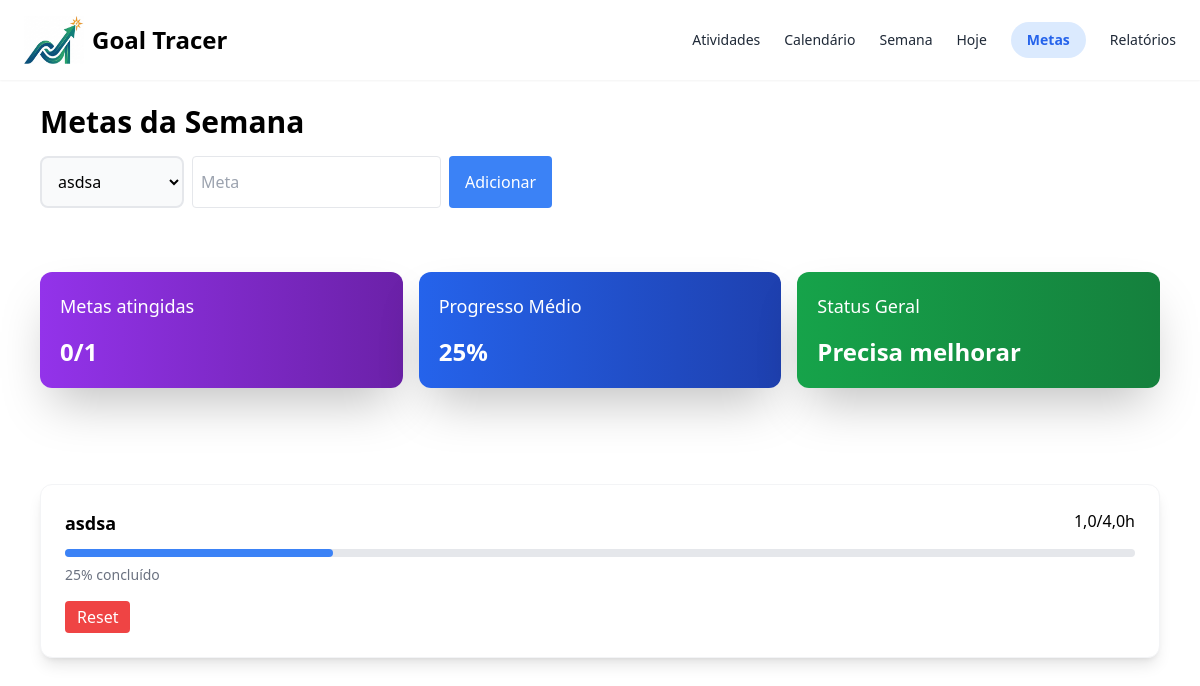
The page /metas/ on the database its author committed.
### home/models.py (models this page shows, shortened)
class Meta(models.Model):
    semana = models.BigIntegerField(default=1)
    meta_horas = models.FloatField(default=0.0)
    atividade = models.ForeignKey(Atividade, on_delete=models.CASCADE, related_name="vinculos_metas")

class Atividade(models.Model):
    nome = models.CharField(max_length=200, unique=True) # unique=True evita nomes duplicados

### home/views.py (the view, shortened to what this page needs)
# urls.py: path('metas/', views.metas, name='metas'),
def metas(request):
    atividades = Atividade.objects.all()
    metas = Meta.objects.all()
    for meta in metas:
        meta.horas_semana = AtividadeDoDia.objects.filter(atividade_id=meta.atividade_id).aggregate(total_horas=Sum('horas_feitas'))
        meta.horas_semana = meta.horas_semana['total_horas'] or 0.0
        meta.percentual = 0 if meta.meta_horas == 0 else min(
            int((meta.horas_semana / meta.meta_horas) * 100),
            100
        )
    metas_atingidas = sum(1 for meta in metas if meta.horas_semana >= meta.meta_horas)
    progresso_medio = round(sum(meta.percentual for meta in metas) / len(metas)) if metas else 0
    if progresso_medio >= 80:
        status = "Excelente!"
    elif progresso_medio >= 50:
        status = "No caminho certo"
    else:
        status = "Precisa melhorar"
    return render(request, "home/metas.html", {
        "atividades" : atividades,
        "metas": metas,
        "metas_atingidas": metas_atingidas,
        "total_metas": len(metas),
        "progresso_medio": progresso_medio,
        "status": status,
    })

### templates/home/metas.html (shortened to what this page needs)
<!DOCTYPE html>
<html lang="pt-BR">
	<head>
		<script src="https://cdn.tailwindcss.com"></script>
		{% load static %}
	</head>
	<body>
		<nav class="bg-white-600 flex shadow-sm px-6 py-4 justify-between">
			<div class="flex">
				{% load static %}
				<img src="{% static 'img/small-logo.png' %}" alt="Logo" class="w-[60px] h-auto">
				<h1 class="text-2xl font-bold p-2">Goal Tracer</h1>
			</div>
			<div class="flex items-center gap-6 text-gray-500 text-sm">
				<a href="{% url 'atividades' %}" class="text-gray-800">Atividades</a>
				<a href="{% url 'calendario' %}" class="text-gray-800">Calendário</a>
				<a href="{% url 'index' %}" class="text-gray-800">Semana</a>
				<a href="{% url 'hoje' %}" class="text-gray-800">Hoje</a>
				<a href="{% url 'metas' %}" class="bg-blue-100 text-blue-600 px-4 py-2 rounded-full font-bold">Metas</a>
				<a href="{% url 'relatorios' %}" class="text-gray-800">Relatórios</a>
			</div>
		</nav>
		<div>
			<div class="pl-10 py-6">
				<h2 class="text-3xl font-bold">Metas da Semana</h2>
				<div class="flex gap-2 mt-4">
					<select id="caixa_atividades" name="dia_semana" class="border-2 rounded-lg bg-gray-50 p-3 w-[12vw]">
					{% for atividade in atividades %}
						<option value="{{ atividade.nome }}"> {{ atividade.nome }} </option>
					{% endfor %}
					</select>
					<input id="caixa_meta" type="number" step="0.5" name="meta_horas" placeholder="Meta" class="border p-2 rounded">
					<button id="botao_adicionar" class="bg-blue-500 text-white px-4 rounded">Adicionar</button>
				</div>
			</div>
			<div class="grid grid-cols-3 gap-4 p-10">
				<div class="bg-gradient-to-r from-purple-600 to-purple-800 shadow-2xl text-white rounded-xl p-5">
					<p class="text-lg">Metas atingidas</p>
					<p class="text-2xl font-bold pt-4">{{ metas_atingidas }}/{{ total_metas }}</p>
				</div>
				<div class="bg-gradient-to-r from-blue-600 to-blue-800 shadow-2xl text-white rounded-xl p-5">
					<p class="text-lg">Progresso Médio</p>
					<p class="text-2xl font-bold pt-4">{{ progresso_medio }}%</p>
				</div>
				<div class="bg-gradient-to-r from-green-600 to-green-700 shadow-2xl text-white rounded-xl p-5">
					<p class="text-lg">Status Geral</p>
					<p class="text-2xl font-bold pt-4">{{ status }}</p>
				</div>
			</div>
		</div>
		<div class="p-10">
			{% for meta in metas %}
				<div class="bg-white rounded-xl border border-gray-100 p-6 mt-4 shadow-lg">
					<div class="flex justify-between mb-3">
						<h4 class="font-semibold text-lg">{{ meta.atividade.nome }}</h4>
						<div id="div_horas-meta_atividade_{{ meta.atividade.id }}">{{ meta.horas_semana }}/{{ meta.meta_horas }}h</div>
					</div>
					<div class="w-full bg-gray-200 h-2 rounded-full">
						<div class="bg-blue-500 h-2 rounded-full w-[{{ meta.percentual }}%]"></div>
					</div>
					<p id="p_meta_percentual_atividade_{{ meta.atividade.id }}" class="mt-2 text-sm text-gray-500">{{ meta.percentual }}% concluído</p>
					<div class="flex mt-4">
						<button id="botao_resetar_{{ meta.atividade.nome }}" type="submit" class="px-3 py-1 bg-red-500 text-white rounded">Reset</button>
					</div>
				</div>
			{% endfor %}
		</div>
	</body>
</html>

### rows shown on the page
Meta: atividade.nome "asdsa", horas_semana "1,0", meta_horas "4,0", percentual "25"

### other values the page prints
{{ metas_atingidas }} "0"
{{ total_metas }} "1"
{{ progresso_medio }} "25"
{{ status }} "Precisa melhorar"
form field dia_semana "asdsa"
